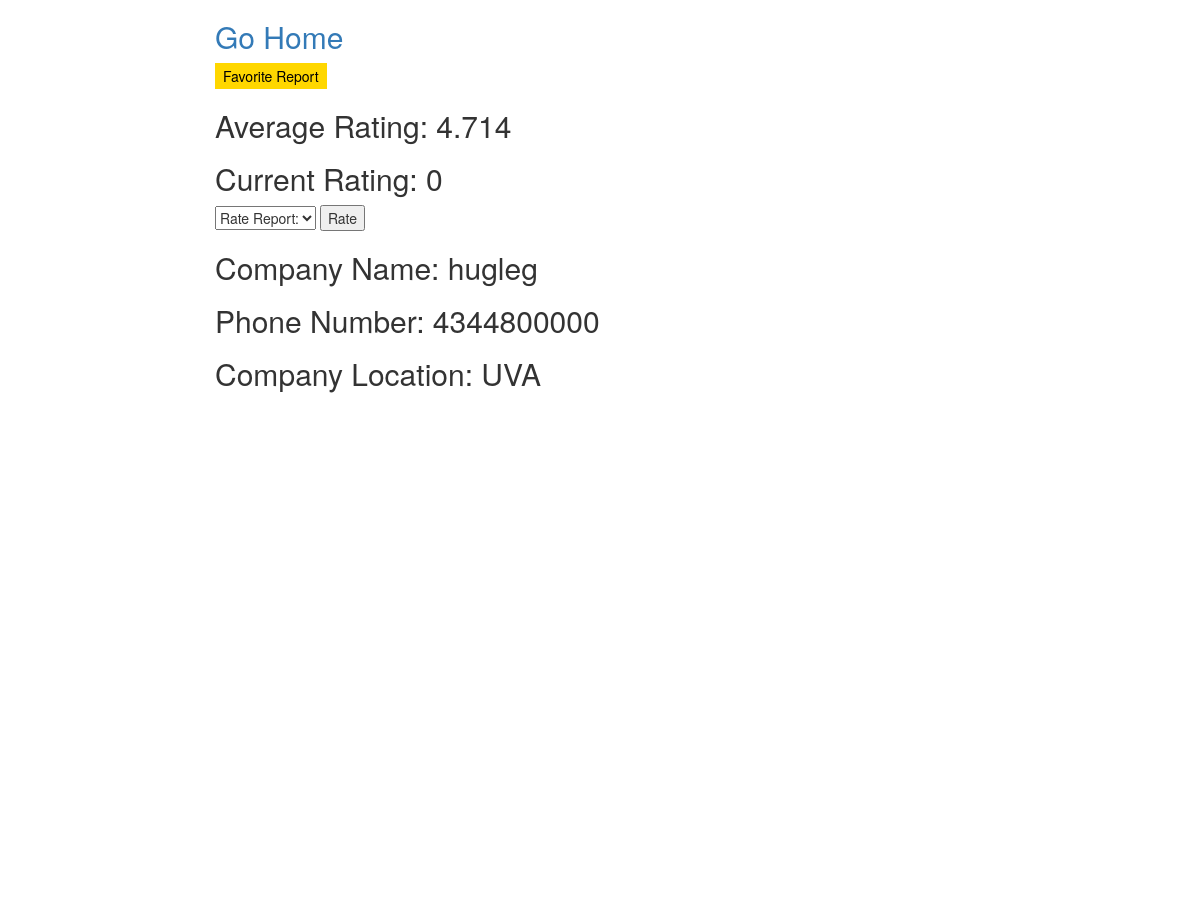
The app's page /catalog/viewreport/1/success/ (signed in, upper part), older data.
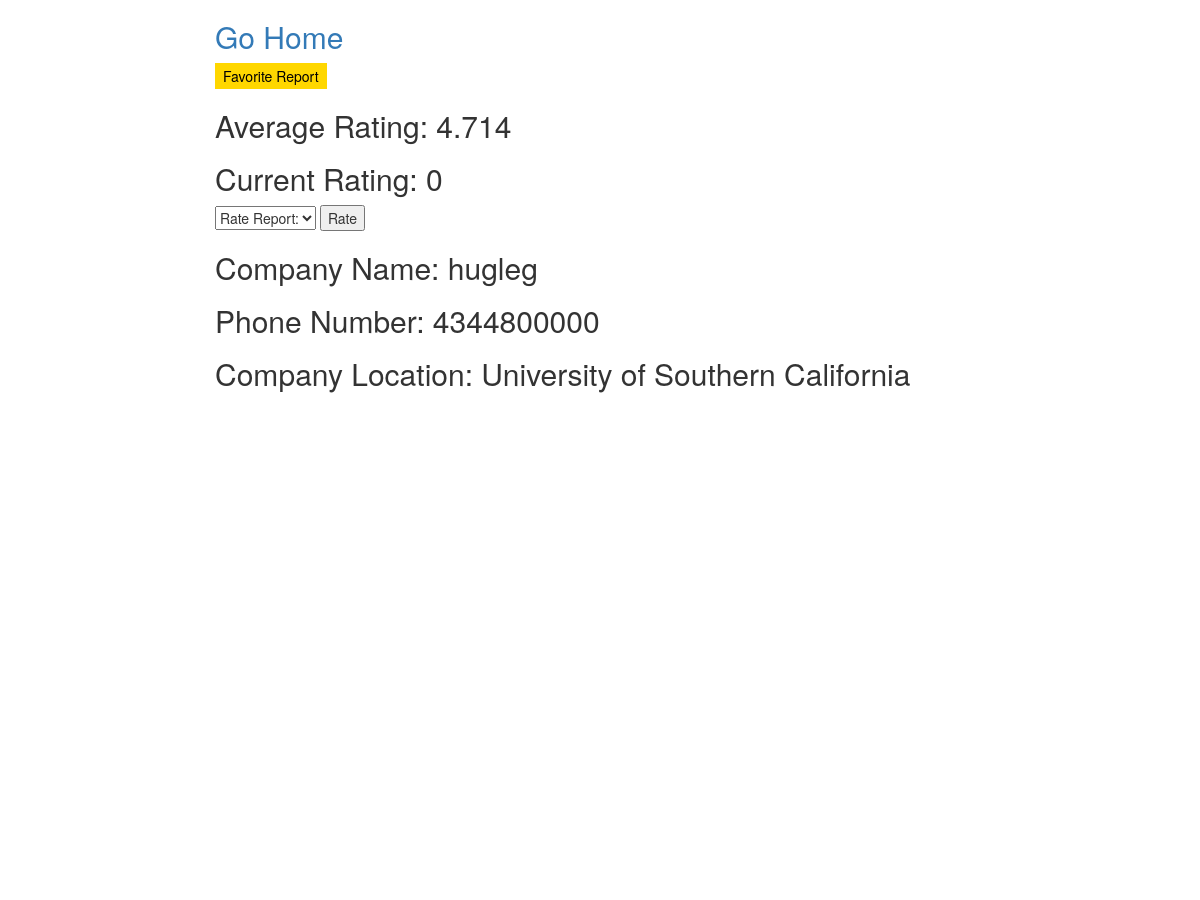
The same page, newer data.
### catalog/models.py (models this page shows)
class Report(models.Model):
    report_no = models.AutoField(primary_key=True)
    current_projects = models.CharField(default= "No current Projects",max_length= 1000, help_text="Projects")
    company = models.CharField(max_length=30, help_text="Company name")
    funding_goal = models.CharField(max_length=20, help_text="Funding goal", default="10,000")
    phone = models.CharField(max_length=20, help_text="Company phone number")
    location = models.CharField(max_length=20, help_text="Company location")
    country = models.CharField(max_length=30,help_text="Company country")
    sector = models.CharField(max_length=30, help_text="Company sector")
    industry = models.CharField(max_length=30, help_text="Company industry")
    description=models.CharField(default="No description yet",max_length=3000,help_text="Project description")
    timestamp = models.DateTimeField(default = timezone.now)
    is_private = models.BooleanField(default = False)
    files = models.ForeignKey(file, null=True, blank=True)
    is_favorite=models.BooleanField(default=False)
    favorite_count=models.IntegerField(default=0)
    average_rate=models.FloatField(default=0)

### catalog/views.py (the view)
# urls.py: url(r'^viewreport/(?P<pk>[0-9]+)/$', views.viewreport, name='viewreport'),
@login_required(login_url = 'login')
def viewreport(request,pk):
    report=Report.objects.get(pk=pk)
    current_rate=0
    if request.method=="POST" and "post_comment" in request.POST:
        form=CommentForm(request.POST)
        if form.is_valid():
            comment_content=form.cleaned_data["comment"]
            comment.objects.create(sender_name=request.user.username,comment=comment_content,report_id=pk)
    elif request.method=="POST" and "delete-comment" in request.POST:
        print("delete-comment" in request.POST)
        comment_id=request.POST.get("comment_id")
        print(comment_id)
        comment_delete=comment.objects.get(id=comment_id)
        comment_delete.delete()
    elif request.method=="POST" and "rate" in request.POST:
        print(request.POST.get("dropdown"))
        rate=float(request.POST.get("dropdown"))
        current_rate=rate
        reportRate.objects.create(report_rate=rate,rate_by=request.user.username,report_id=pk)
    elif request.method=="POST" and "favorite_report" in request.POST:
        report.is_favorite=True
        report.save()
    elif request.method=="POST" and "unfavorite_report" in request.POST:
        report.is_favorite=False
        report.save()
    reportRates=reportRate.objects.filter(report_id=pk)
    totalRate=0
    count=0
    for r in reportRates:
        totalRate+=r.report_rate
        count+=1
    if count!=0:
        average_rate=totalRate/count
    else:
        average_rate=0
    report.average_rate=average_rate
    report.save()
    average_rate_format=format(report.average_rate, '.3f')
    comments=comment.objects.filter(report_id=pk)
    geolocator = Nominatim()
    location = geolocator.geocode(report.location)
    print(location.latitude)
    print(location.longitude)
    return render(request,'view_report.html',{
    "report":report,"location":location,"commentform":CommentForm(),"comments":comments,"averageRate":average_rate_format,"currentRate":current_rate
})

### catalog/forms.py
class CommentForm(forms.Form):
    comment = forms.CharField(widget=forms.Textarea)

### catalog/models.py (called while the page is built)
    def filename(self):
        return os.path.basename(self.file.name)

### catalog/templates/view_report.html (shortened to what this page needs)
{% extends "base_generic.html" %}
{% block content %}
<h2><a href={% url 'gohome' %}>Go Home</a></h2>
{% if report.is_favorite %}
<form method = "POST" action ="." class = "form-group">{% csrf_token %}
            <input type="submit" class = "button1" value="Unfavorite Report" name="unfavorite_report"/>
        </form>
        {% else  %}
        <form method = "POST" action ="." class = "form-group">{% csrf_token %}
                    <input type="submit" class = "button2" value="Favorite Report" name="favorite_report"/>
        </form>
        {% endif %}
<h2>Average Rating: {{averageRate}}</h2>
<h2>Current Rating: {{currentRate}}</h2>
<form action="" method="post">{% csrf_token %}
  <select name="dropdown">
    <option selected="selected" disabled>Rate Report:</option>
  </select>
  <input type="submit" value="Rate" name="rate">
</form>
<h2>
Company Name: {{report.company}}
</h2>
<h2>
Phone Number: {{report.phone}}
</h2>
<h2>
Company Location: {{report.location}}
</h2>
   <head>
  </head>
  <body>
    <div id="map" style="width: 500px; height: 500px;"></div>
  </body>
{% for comment in comments  %}
<br/>
{% endfor  %}
{% endblock %}

Row changes from the older to the newer data that the page shows:
changed Report "hugleg": location "UVA" → "University of Southern California"
